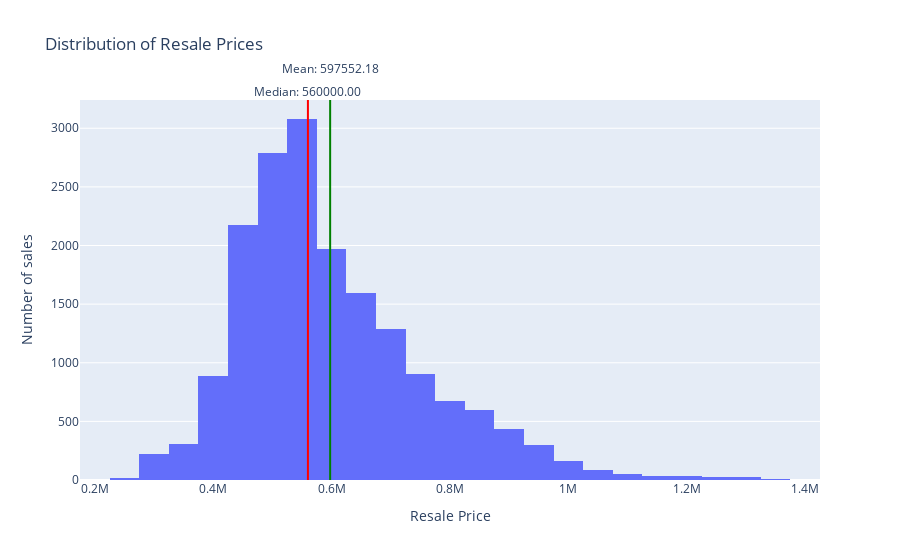

This figure's notebook cell:
### Code cell
fig = px.histogram(df_resale_prices_65_2022, x='resale_price', nbins=30, title='Distribution of Resale Prices',
                   labels={'resale_price': 'Resale Price', 'count': 'Number of sales'})

median_price = df_resale_prices_65_2022['resale_price'].median()
mean_price = df_resale_prices_65_2022['resale_price'].mean()

fig.update_layout(
    shapes=[
        dict(type='line', x0=median_price, x1=median_price, y0=0, y1=1, xref='x', yref='paper', line=dict(color='red', width=2)),
        dict(type='line', x0=mean_price, x1=mean_price, y0=0, y1=1, xref='x', yref='paper', line=dict(color='green', width=2))
    ],
    annotations=[
        dict(x=median_price, y=1.05, xref='x', yref='paper', text=f'Median: {median_price:.2f}', showarrow=False),
        dict(x=mean_price, y=1.11, xref='x', yref='paper', text=f'Mean: {mean_price:.2f}', showarrow=False)
    ]
)

fig.update_layout(xaxis_title='Resale Price', yaxis_title='Number of sales')


fig.show()

### Figure 1 — Plotly figure (JSON) as saved in the notebook; plotly's stock layout.template omitted (floating-point values rounded to 4 significant figures; data arrays with more than 128 entries replaced by an {"elided": "..."} marker saying what was removed)
{"data": [{"alignmentgroup": "True", "bingroup": "x", "hovertemplate": "Resale Price=%{x}<br>count=%{y}<extra></extra>", "legendgroup": "", "marker": {"color": "#636efa", "pattern": {"shape": ""}}, "name": "", "nbinsx": 30, "offsetgroup": "", "orientation": "v", "showlegend": false, "type": "histogram", "x": {"elided": "17670 float values"}, "xaxis": "x", "yaxis": "y"}], "layout": {"annotations": [{"showarrow": false, "text": "Median: 560000.00", "x": 560000, "xref": "x", "y": 1.05, "yref": "paper"}, {"showarrow": false, "text": "Mean: 597552.18", "x": 597600.0, "xref": "x", "y": 1.11, "yref": "paper"}], "barmode": "relative", "legend": {"tracegroupgap": 0}, "shapes": [{"line": {"color": "red", "width": 2}, "type": "line", "x0": 560000, "x1": 560000, "xref": "x", "y0": 0, "y1": 1, "yref": "paper"}, {"line": {"color": "green", "width": 2}, "type": "line", "x0": 597600.0, "x1": 597600.0, "xref": "x", "y0": 0, "y1": 1, "yref": "paper"}], "title": {"text": "Distribution of Resale Prices"}, "xaxis": {"anchor": "y", "domain": [0, 1], "title": {"text": "Resale Price"}}, "yaxis": {"anchor": "x", "domain": [0, 1], "title": {"text": "Number of sales"}}}}
